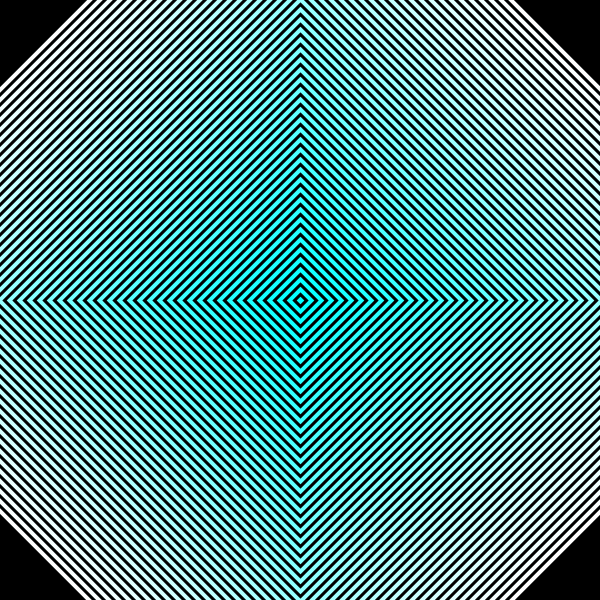
Frame 1 (no input)
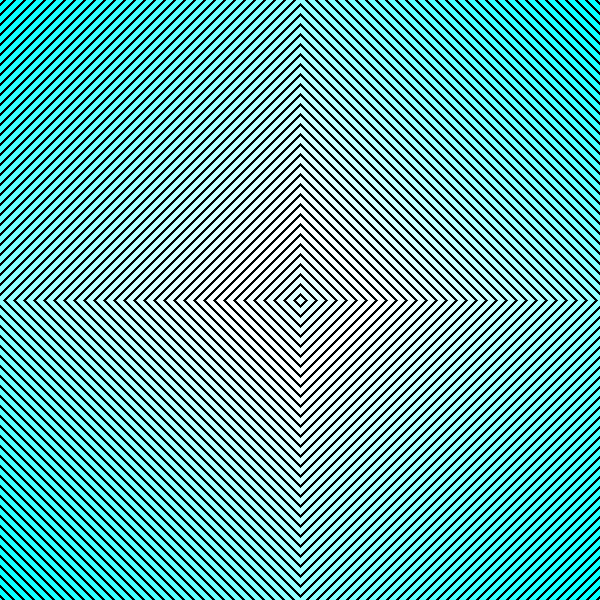
Frame 60 (the mouse pressed at the canvas centre just before this capture)
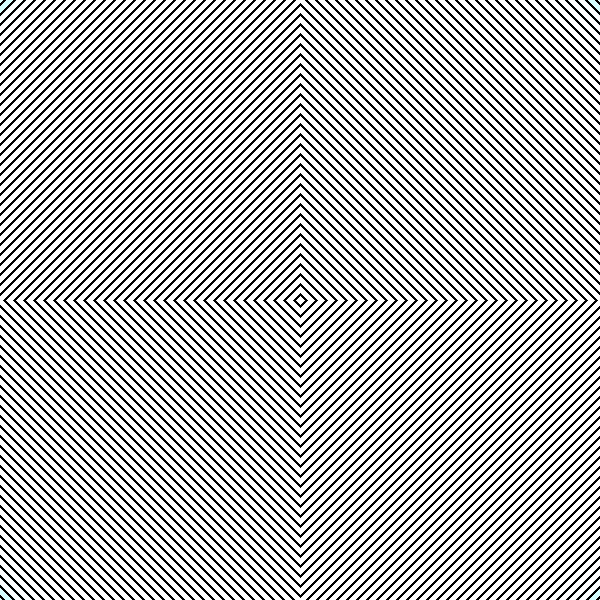
Frame 120 (the mouse held since frame 60 and released just before this capture)

The Processing sketch that drew these frames (run headless with seeded random() and noise(); from frame 60 on, the mouse is pressed at the canvas centre):

// Processing sketch: cyan_radiating
// ── cyan_radiating.pde
int up = 301;
int down = 299;
int colour = 255;
int stroke = 4;

class GradientArray {
  public IntList colourwheel;
  
  public IntList create() {
    colourwheel = new IntList();
    for (int i = 0; i <=255; i = i+5) {
      colourwheel.append(i);
    }
    return colourwheel;
  }
  
  public IntList cycle() {
    //makes sure you don't generate an infinite amount of data
    if (colourwheel.size() < width*2) {
      colourwheel.append(colourwheel.get(colourwheel.size()-1)); 
    }
  
    //swaps array values one index number up
    for (int i = colourwheel.size()-1; i > 0; i--) {
      colourwheel.set(i, colourwheel.get(i-1));
    }
    return colourwheel;
  }
  
  public IntList cyclefirst() {
    //sets value of first index of array
    if (colourwheel.get(0) == 0 || colourwheel.get(0) == 255) {
      colourwheel.set(0, colourwheel.get(2));
    }
    else {
      if (colourwheel.get(1) < colourwheel.get(2)) {
        colourwheel.set(0, colourwheel.get(0)-5);
      }
      if (colourwheel.get(1) > colourwheel.get(2)) {
        colourwheel.set(0, colourwheel.get(0)+5);
      }
    }
   return colourwheel; 
 }

}

GradientArray master = new GradientArray();
GradientArray dummy = new GradientArray();
IntList m = master.create();
IntList d = dummy.create();

void setup() {
  background(0, 0, 0);
  size(600, 600);
}

void draw() {
  //IntList m = master.create();
  
  //does the actual drawing
  for (int i = 0; i < m.size(); i++) {
      stroke(d.get(i), 255, 255);
      strokeWeight(stroke);
      noFill();
      quad(300, up, down, 300, 300, down, up, 300);
      up = up + 10;
      down = down - 10;
  }
  up = 301;
  down = 299;
  
  m = master.cycle();
  d = dummy.cycle();
  m = master.cyclefirst();
  
  if(mousePressed == true) {
    d.set(0, 255);
  }
  else {
    d.set(0, m.get(0));
  }
  
}
